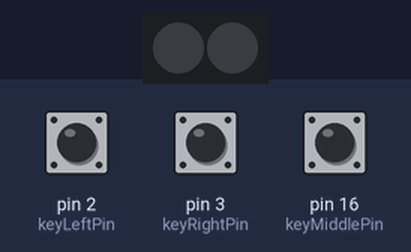
Recording of a sketch running on a simulated Arduino Leonardo, built with avr-gcc and run on an emulated ATmega32U4. On the bench: 2 RGB LEDs in strip order, left to right. The inputs (shaded band) are chosen by the test bench; at power-on: pin 2 (keyLeftPin) HIGH, pin 3 (keyRightPin) HIGH, pin 16 (keyMiddlePin) HIGH. USB keyboard and mouse output is not drawn.

Above: at 4.2 s.
4.3 s: pin 2 (keyLeftPin) pulled LOW for 0.15 s
At 4.38 s:
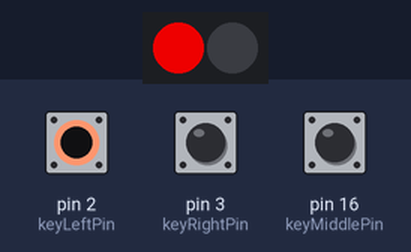
5.9 s: pin 3 (keyRightPin) pulled LOW for 0.15 s
At 5.97 s:
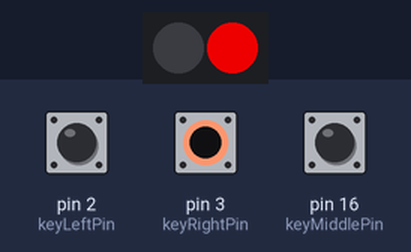
7.5 s: pin 3 (keyRightPin) pulled LOW for 3.2 s
At 11.2 s:
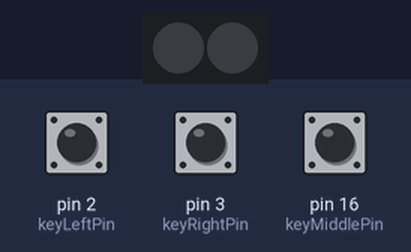
12.2 s: pin 2 (keyLeftPin) pulled LOW for 3.2 s
At 12.5 s:
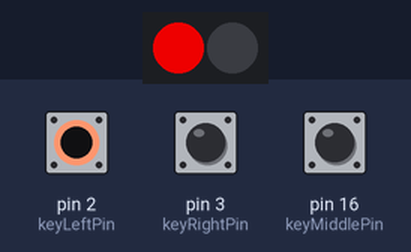
16.9 s: pin 2 (keyLeftPin) driven LOW and pin 3 (keyRightPin) driven LOW
At 17.2 s:
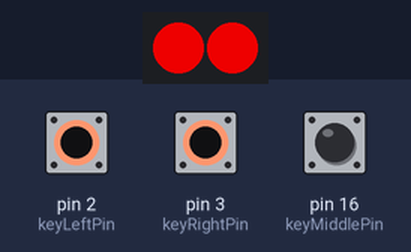
Timing chart, 0 to 19.4 s (numbered marks = the images above; inputs shaded):
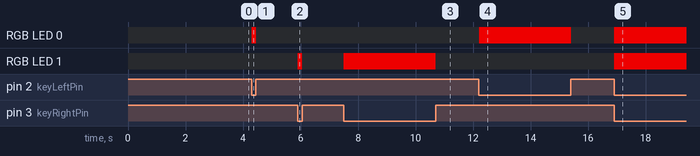

The sketch:

colorOnClick.ino
```cpp
#include "Keyboard.h"
#include "FastLED.h"

// Color Settings
const int ColorLeft = 0;
const int ColorRight = 0;
const uint8_t Brightness = 200;

// Macro Bindings (https://www.arduino.cc/reference/en/language/functions/usb/keyboard/keyboardmodifiers/)
const int LeftKey[][2] = {{0x80, 0x61}, {0x80, 0x63}}; // Ctrl+A, Ctrl+C
const int RightKey[][2] = {{0x80, 0x76}};              // Ctrl+V
const int MiddleKey[][2] = {{0xB1}};                   // Esc

// Pin To Key Mappings
const int keyLeftPin = 2;
const int keyRightPin = 3;
const int keyMiddlePin = 16;

CRGB leds[2];
bool leftKeyPressed = false;
bool rightKeyPressed = false;
bool middleKeyPressed = false;

void setup()
{
    // Dev LEDs off
    TXLED0;
    RXLED0;

    // Safety wait
    delay(3000);

    // Initialize FastLED
    FastLED.addLeds<WS2811, 6, GRB>(leds, 2).setCorrection(TypicalLEDStrip);
    leds[0] = CRGB::Black;
    leds[1] = CRGB::Black;
    FastLED.show();

    // Initialize Pins
    pinMode(keyLeftPin, INPUT_PULLUP);
    pinMode(keyRightPin, INPUT_PULLUP);
    pinMode(keyMiddlePin, INPUT_PULLUP);

    Keyboard.begin();
}

void loop()
{
    proccessButtons();
}

void proccessButtons()
{
    if (digitalRead(keyLeftPin) == 0)
    {
        if (!leftKeyPressed)
        {
            leftKeyPressed = true;
            for (uint8_t i = 0; i < sizeof(LeftKey) / sizeof(LeftKey[0]); i++)
            {
                for (uint8_t j = 0; j < sizeof(LeftKey[i]) / sizeof(LeftKey[i][0]); j++)
                {
                    Keyboard.press(LeftKey[i][j]);
                }
                for (uint8_t j = 0; j < sizeof(LeftKey[i]) / sizeof(LeftKey[i][0]); j++)
                {
                    Keyboard.release(LeftKey[i][j]);
                }
            }
        }
        leds[0] = ColorFromPalette(RainbowColors_p, ColorLeft, Brightness, LINEARBLEND);
        FastLED.show();
    }
    else
    {
        leftKeyPressed = false;
        leds[0] = CRGB::Black;
        FastLED.show();
    }

    if (digitalRead(keyRightPin) == 0)
    {
        if (!rightKeyPressed)
        {
            rightKeyPressed = true;
            for (uint8_t i = 0; i < sizeof(RightKey) / sizeof(RightKey[0]); i++)
            {
                for (uint8_t j = 0; j < sizeof(RightKey[i]) / sizeof(RightKey[i][0]); j++)
                {
                    Keyboard.press(RightKey[i][j]);
                }
                for (uint8_t j = 0; j < sizeof(RightKey[i]) / sizeof(RightKey[i][0]); j++)
                {
                    Keyboard.release(RightKey[i][j]);
                }
            }
        }
        leds[1] = ColorFromPalette(RainbowColors_p, ColorRight, Brightness, LINEARBLEND);
        FastLED.show();
    }
    else
    {
        rightKeyPressed = false;
        leds[1] = CRGB::Black;
        FastLED.show();
    }

    if (digitalRead(keyMiddlePin) == 0)
    {
        if (!middleKeyPressed)
        {
            middleKeyPressed = true;
            for (uint8_t i = 0; i < sizeof(MiddleKey) / sizeof(MiddleKey[0]); i++)
            {
                for (uint8_t j = 0; j < sizeof(MiddleKey[i]) / sizeof(MiddleKey[i][0]); j++)
                {
                    Keyboard.press(MiddleKey[i][j]);
                }
                for (uint8_t j = 0; j < sizeof(MiddleKey[i]) / sizeof(MiddleKey[i][0]); j++)
                {
                    Keyboard.release(MiddleKey[i][j]);
                }
            }
        }
    }
    else
    {
        middleKeyPressed = false;
    }
}
```

Measured:
- after the input at 4.3 s, RGB LED 0: off → RGB(201, 0, 0) at once, → off 0.15 s later
- after the input at 5.9 s, RGB LED 1: off → RGB(201, 0, 0) at once, → off 0.15 s later
- after the input at 7.5 s, RGB LED 1: off → RGB(201, 0, 0) at once, → off 3.2 s later
- after the input at 12.2 s, RGB LED 0: off → RGB(201, 0, 0) at once, → off 3.2 s later
- after the input at 16.9 s, RGB LED 0, RGB LED 1: off → RGB(201, 0, 0) at once
